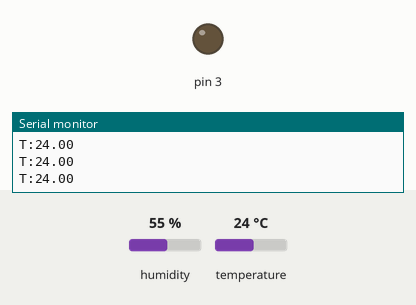
Recording of a sketch running on a simulated Arduino Uno, built with avr-gcc and run on an emulated ATmega328P. Shown: output pins drawn as LEDs (lit = HIGH), the last lines printed to the serial monitor. The inputs (shaded band) are chosen by the test bench; at power-on: temperature 24 °C, humidity 55 %.

Above: at 2.8 s.
2.9 s: temperature set to 29.6 °C
5.6 s: temperature set to 31.2 °C
At 6.7 s:
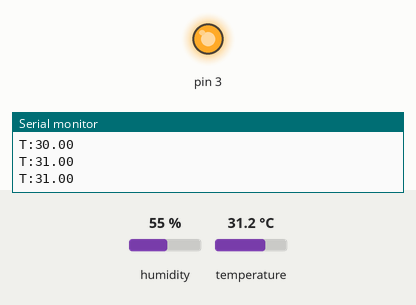
8.3 s: temperature set to 12 °C
At 11.3 s:
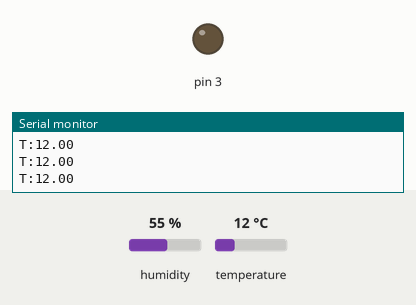
11.6 s: temperature set to 33 °C
At 12.8 s:
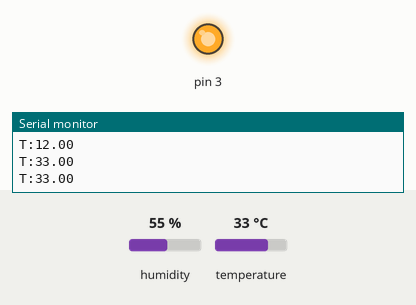
Timing chart, 0 to 14.6 s (numbered marks = the images above; inputs shaded):
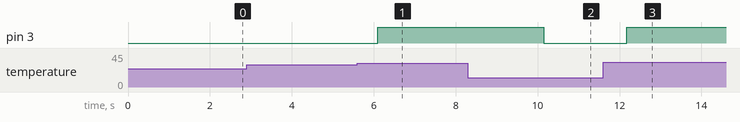

The sketch:

WenKongFengShan.ino
```cpp
#include "DHT.h"

DHT dhtA3(A3, 11);

void setup(){
  Serial.begin(9600);
   dhtA3.begin();
  pinMode(3, OUTPUT);
}

void loop(){
  // 使用串口监视器查看温度传感器的温度模拟值
  Serial.println(String("T:") + String(dhtA3.readTemperature()));
  delay(500);
  // 判断温度模拟值是否大于30，如果是，打开风扇；否则，关闭风扇
  if (dhtA3.readTemperature() > 30) {
    digitalWrite(3,HIGH);

  } else {
    digitalWrite(3,LOW);

  }

}
```

Measured:
- the behaviour switches between 30.4 and 30.5 °C on temperature (found by bisection; images 0 and 1)
- after the input at 5.6 s, pin 3: LOW → HIGH after 0.50 s
- after the input at 8.3 s, pin 3: HIGH → LOW after 1.8 s
- after the input at 11.6 s, pin 3: LOW → HIGH after 0.57 s
